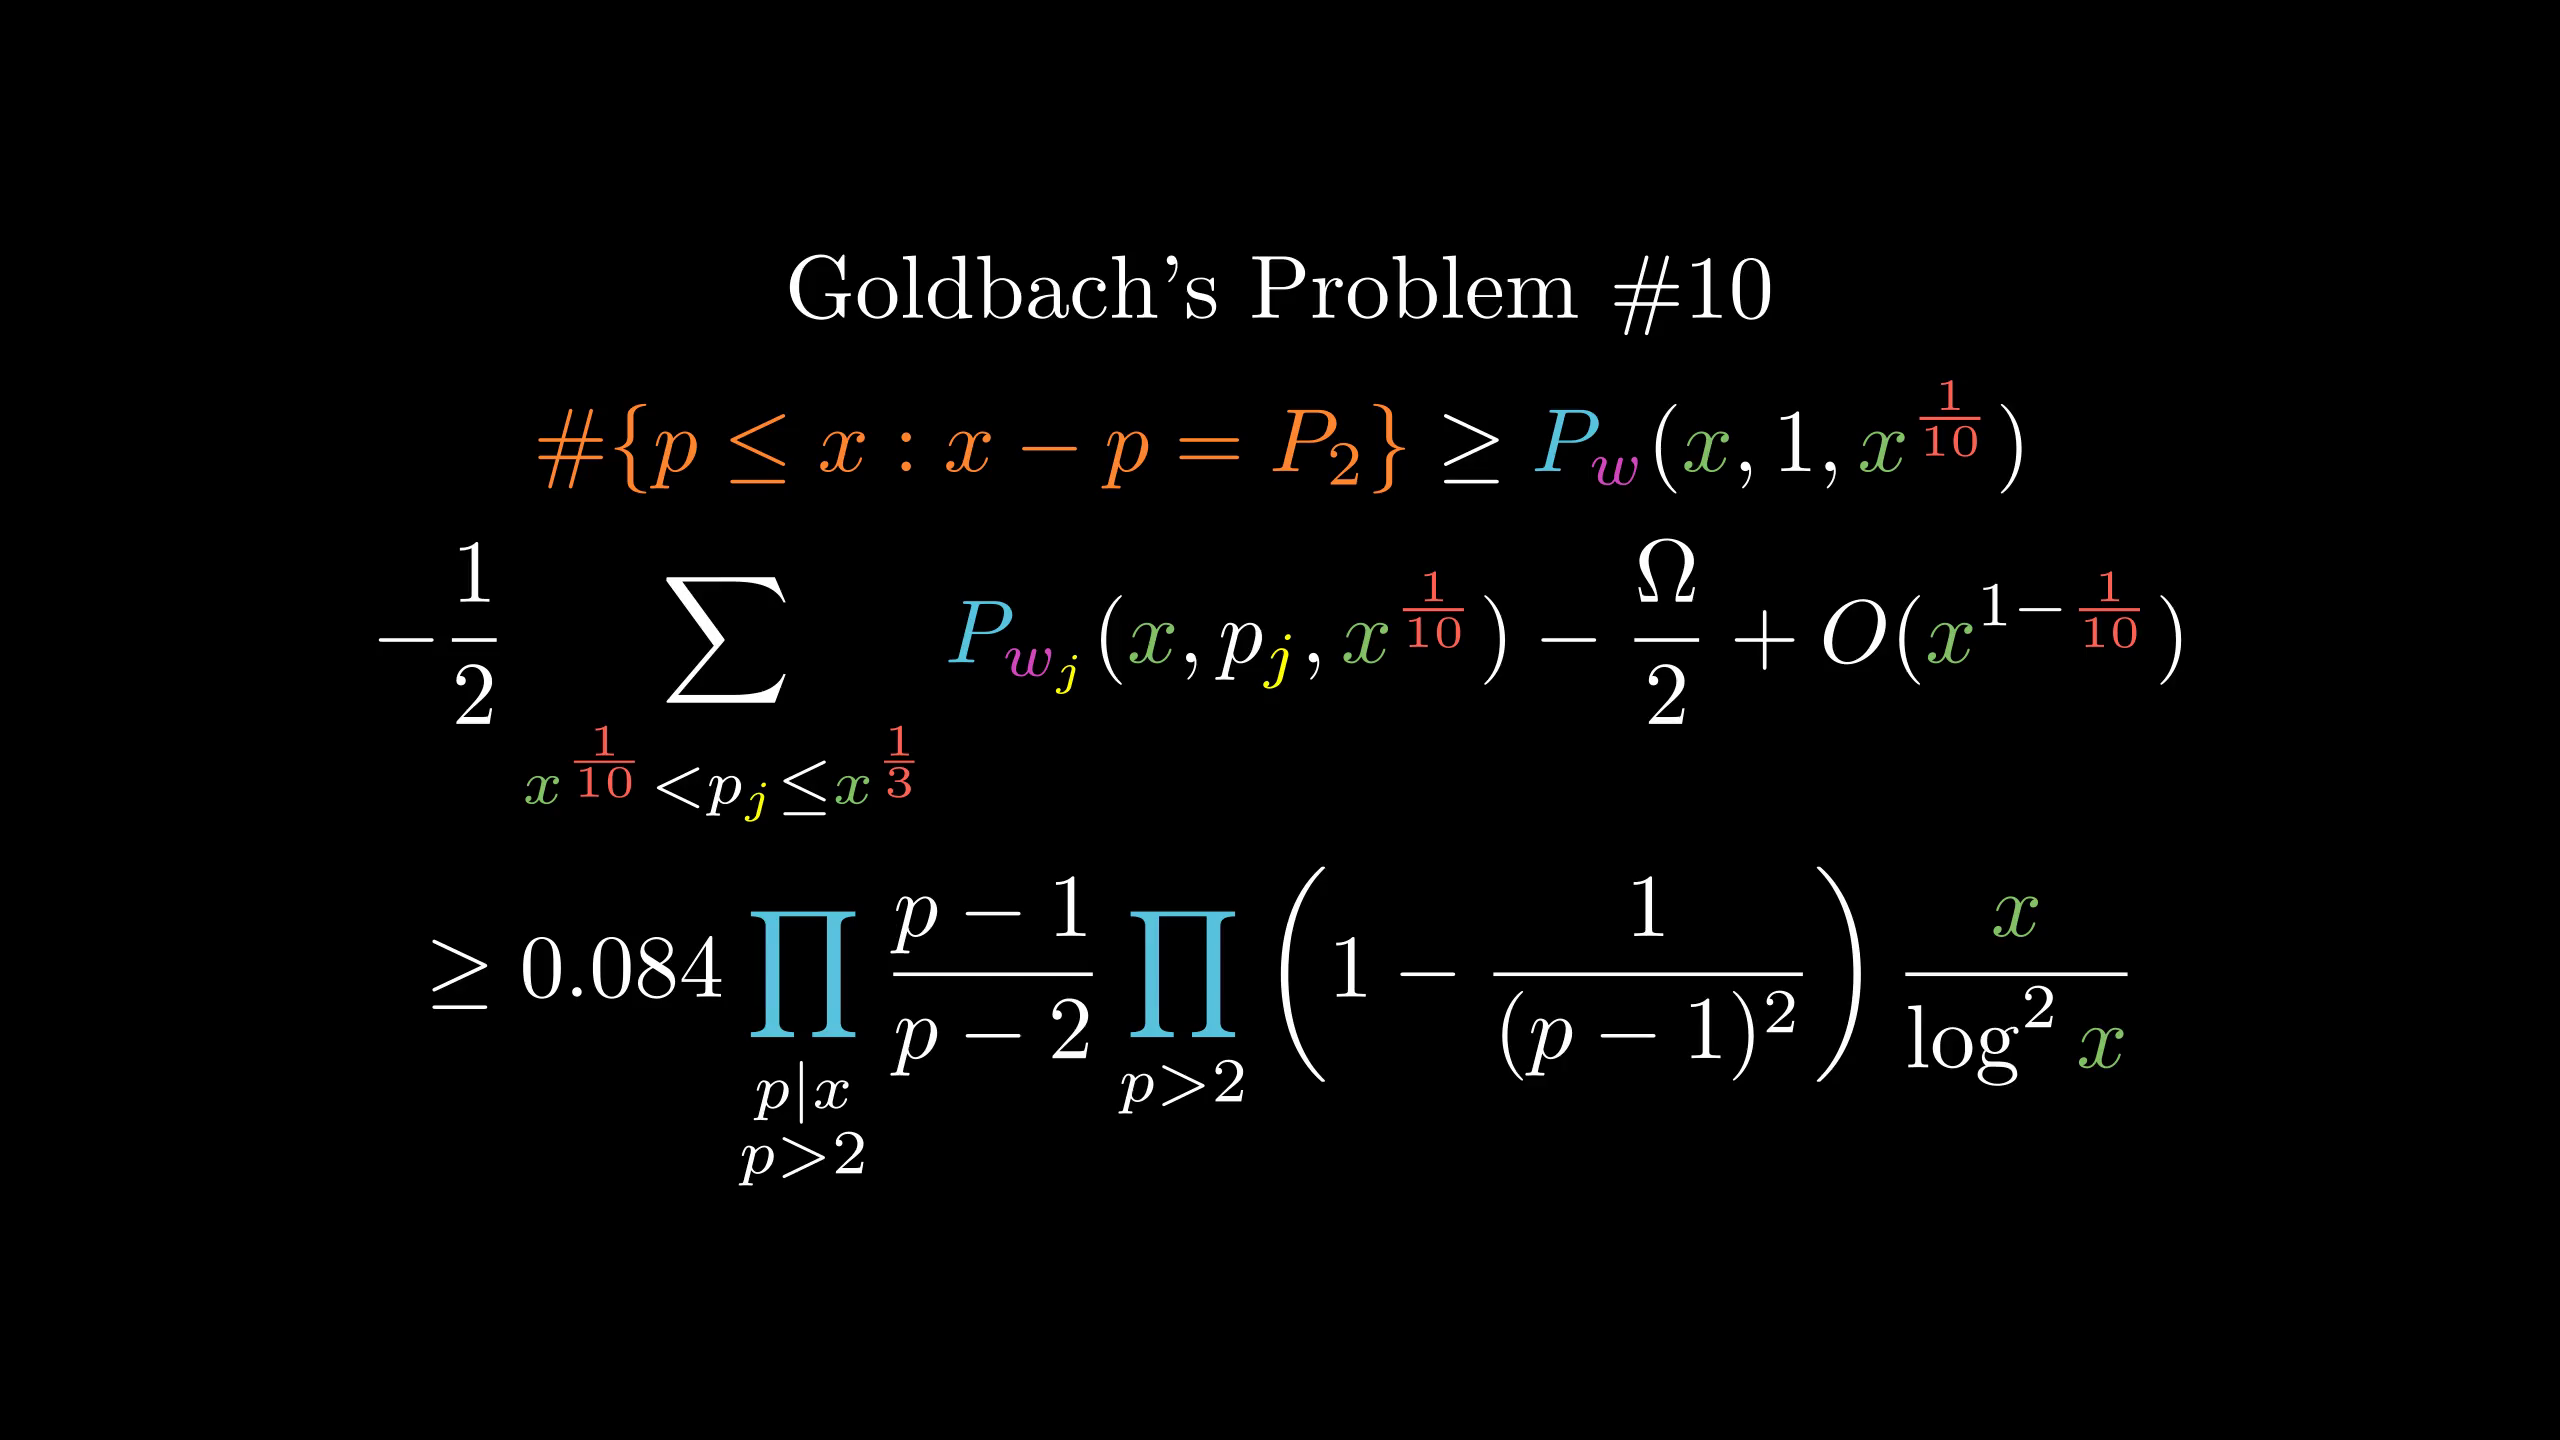

The Python source for this figure:
from manimlib.imports import *

class FooScene(Scene):
    def construct(self):
        mp={
            r"\#\{p\le x:x-p=P_2\}":ORANGE,
            r"^{\frac13}":RED,
            r"^{1\over10}":RED,r"\frac1{10}":RED,
            "w":PINK,"_j":YELLOW,"{x}":GREEN,
            "{P}":BLUE,
            r"\prod":BLUE
        }
        tit=TextMobject("Goldbach's Problem \#10")
        eqn=TexMobject(r"\#\{p\le x:x-p=P_2\}\ge{P}_w({x},1,{x}^{1\over10})",
                tex_to_color_map=mp)
        eqn2=TexMobject(r"-\frac12\sum_{{x}^{1\over10}<p_j\le{x}^{\frac13}}{P}_{w_j}({x},p_j,{x}^{1\over10})-{\Omega\over2}+O({x}^{1-\frac1{10}})",
                tex_to_color_map=mp)
        eqn3=TexMobject(r"\ge0.084\prod_{\substack{p|x\\p>2}}{p-1\over p-2}\prod_{p>2}\left(1-{1\over(p-1)^2}\right){{x}\over\log^2{x}}",tex_to_color_map=mp)
        self.add(VGroup(tit,eqn,eqn2,eqn3).arrange(DOWN))
        self.wait()
